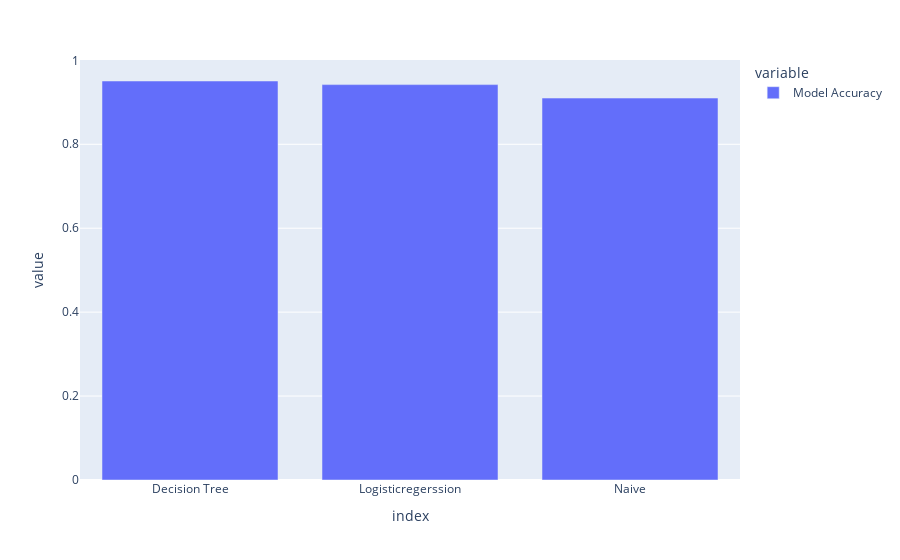

Notebook code for this chart:
### Code cell
fig = px.bar(Model_com_df['Model Accuracy']) 
fig.show()

### Figure 1 — Plotly figure (JSON) as saved in the notebook; plotly's stock layout.template omitted (floating-point values rounded to 4 significant figures)
{"data": [{"alignmentgroup": "True", "hovertemplate": "variable=Model Accuracy<br>index=%{x}<br>value=%{y}<extra></extra>", "legendgroup": "Model Accuracy", "marker": {"color": "#636efa", "pattern": {"shape": ""}}, "name": "Model Accuracy", "offsetgroup": "Model Accuracy", "orientation": "v", "showlegend": true, "textposition": "auto", "type": "bar", "x": ["Decision Tree", "Logisticregerssion", "Naive"], "xaxis": "x", "y": [0.9508, 0.9422, 0.9101], "yaxis": "y"}], "layout": {"barmode": "relative", "legend": {"title": {"text": "variable"}, "tracegroupgap": 0}, "margin": {"t": 60}, "xaxis": {"anchor": "y", "domain": [0, 1], "title": {"text": "index"}}, "yaxis": {"anchor": "x", "domain": [0, 1], "title": {"text": "value"}}}}
